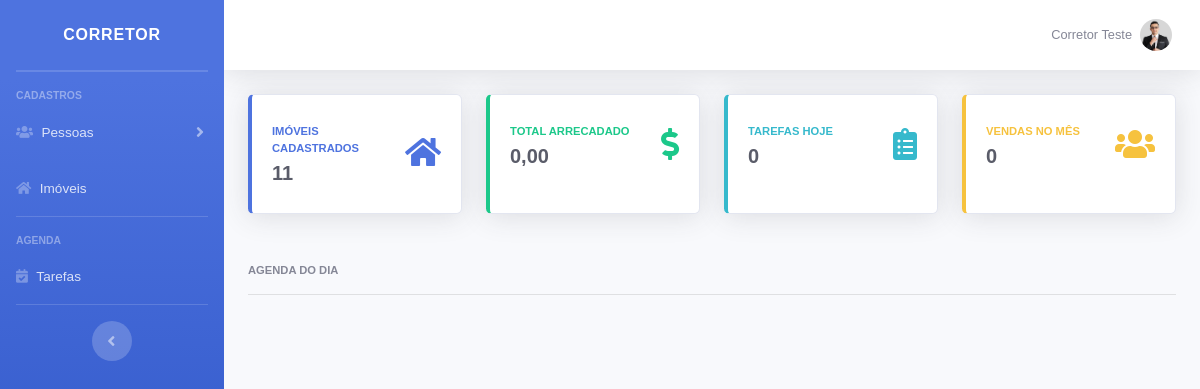
Page /imobiliaria/sistema/painel-corretor (signed in) on the committed database.
### tables this page shows
CREATE TABLE `usuarios` (
  `id` int(11) NOT NULL,
  `nome` varchar(50) NOT NULL,
  `cpf` varchar(20) NOT NULL,
  `email` varchar(50) NOT NULL,
  `senha` varchar(35) NOT NULL,
  `nivel` varchar(35) NOT NULL,
  `foto` varchar(100) DEFAULT NULL
);

### imobiliaria/sistema/painel-corretor/index.php (the view, shortened to what this page needs)
<?php
include_once("../../conexao.php");
 ?>
<?php
    $idUsuario = $_SESSION['id_usuario'];
    $res = $pdo->query("SELECT * FROM usuarios where id = '" . $idUsuario . "' ");
    $dados = $res->fetchAll(PDO::FETCH_ASSOC);
     $nome = $dados[0]['nome'];
     $img = $dados[0]['foto'];
    $pag = @$_GET["pag"];
    $menu1 = "cliente-compra";
    $menu2 = "vendedores";
    $menu3 = "imoveis";
    $menu4 = "tarefas";
 ?>
<!DOCTYPE html>
<html lang="en">
    <head>
        <link href="../vendor/fontawesome-free/css/all.min.css" rel="stylesheet" type="text/css">
        <link href="../css/sb-admin-2.min.css" rel="stylesheet">
        <link href="../css/style.css" rel="stylesheet">
        <link href="../vendor/datatables/dataTables.bootstrap4.min.css" rel="stylesheet">
    </head>
    <body id="page-top">
        <div id="wrapper">
            <ul class="navbar-nav bg-gradient-primary sidebar sidebar-dark accordion" id="accordionSidebar">
                <a class="sidebar-brand d-flex align-items-center justify-content-center" href="index.php">
                    <div class="sidebar-brand-text mx-3">Corretor</div>
                </a>
                <hr class="sidebar-divider my-0">
                <hr class="sidebar-divider">
                <div class="sidebar-heading">
                    Cadastros
                </div>
                <li class="nav-item">
                    <a class="nav-link collapsed" href="#" data-toggle="collapse" data-target="#collapseTwo" aria-expanded="true" aria-controls="collapseTwo">
                        <i class="fas fa-users"></i>
                        <span>Pessoas</span>
                    </a>
                </li>
                <li class="nav-item">
                    <a class="nav-link" href="index.php?pag=<?php echo $menu3 ?>">
                        <i class="fas fa-home"></i>
                        <span>Imóveis</span></a>
                </li>
                <hr class="sidebar-divider">
                <div class="sidebar-heading">
                    Agenda
                </div>
                <li class="nav-item">
                    <a class="nav-link" href="index.php?pag=<?php echo $menu4 ?>">
                        <i class="fas fa-calendar-check"></i>
                        <span>Tarefas</span></a>
                </li>
                <hr class="sidebar-divider d-none d-md-block">
                <div class="text-center d-none d-md-inline">
                    <button class="rounded-circle border-0" id="sidebarToggle"></button>
                </div>
            </ul>
            <div id="content-wrapper" class="d-flex flex-column">
                <div id="content">
                    <nav class="navbar navbar-expand navbar-light bg-white topbar mb-4 static-top shadow">
                        <ul class="navbar-nav ml-auto">
                            <li class="nav-item dropdown no-arrow">
                                <a class="nav-link dropdown-toggle" href="#" id="userDropdown" role="button" data-toggle="dropdown" aria-haspopup="true" aria-expanded="false">
                                    <span class="mr-2 d-none d-lg-inline text-gray-600 small"><?php echo $nome ?></span>
                                    <img class="img-profile rounded-circle" src="../img/profiles/<?php echo $img ?>">
                                </a>
                            </li>
                        </ul>
                    </nav>
                    <div class="container-fluid">
                         <?php if ($pag == null) {
                        include_once("home.php");
                        } else if ($pag==$menu1) {
                        include_once($menu1.".php");
                        } else if ($pag==$menu2) {
                        include_once($menu2.".php");
                         } else if ($pag==$menu3) {
                        include_once($menu3.".php");
                        } else if ($pag==$menu4) {
                        include_once($menu4.".php");
                        } else {
                        include_once("home.php");
                        }
                        ?>
                    </div>
                </div>
            </div>
        </div>
    </body>
</html>

### rows in the picture
usuarios: nome "Corretor Teste", foto (picture)

### other values in the picture
$totalImoveis "11"
$totalArrecadado "0,00"
$totalTarefas "0"
$totalVendasMes "0"
